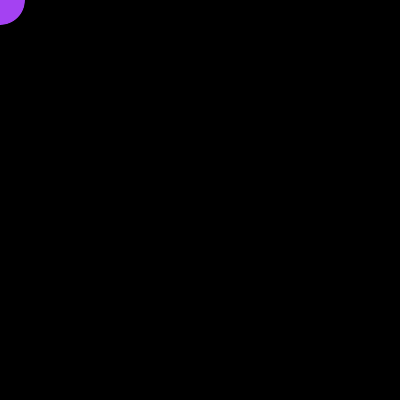
Frame 1 (no input)
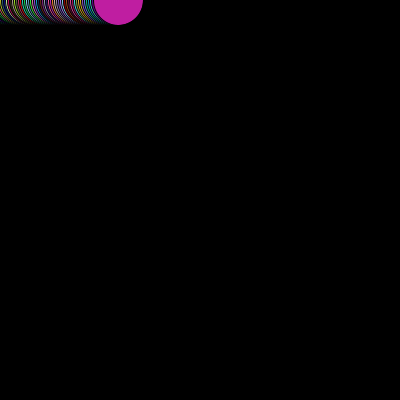
Frame 60 (the mouse pressed at the canvas centre just before this capture)
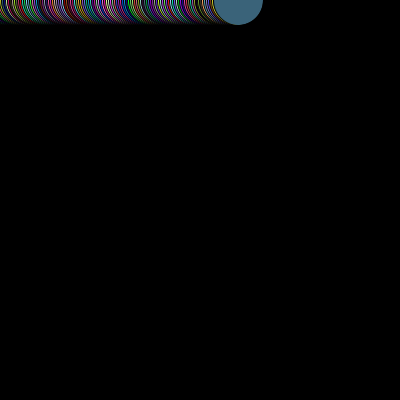
Frame 120 (the mouse held since frame 60 and released just before this capture)

The Processing sketch that drew these frames (run headless with seeded random() and noise(); from frame 60 on, the mouse is pressed at the canvas centre):

// Processing sketch: processing_183288
// ── processing_183288.pde

int x = 0;
int y = 0;

int speed=2;

int state=0;
void setup() {
  size (400, 400);
  background(0);
}

void draw() {
  float r;
  float g;
  float b;
  r=random(255);
  g=random(255);
  b=random(255);
  fill(r, g, b);
  ellipse(x, y, 50, 50);

  if (state==0) {
    x=x+speed;
    if (x>width-10) {
      x=width-10;
      state=1;
    }
    } else if (state==1) {
      y=y+speed;
      if (y>height+10) {
        y = height+10;
        state =2;
      }
      }  else if (state==2) {
        x=x-speed;
        if (x<0) {
          x=0;
          state=3;
        }
      }else if (state ==3) {
  y=y-speed;
  if (y<0) {
    y=0;
    state=0;
  }
}
}
    
